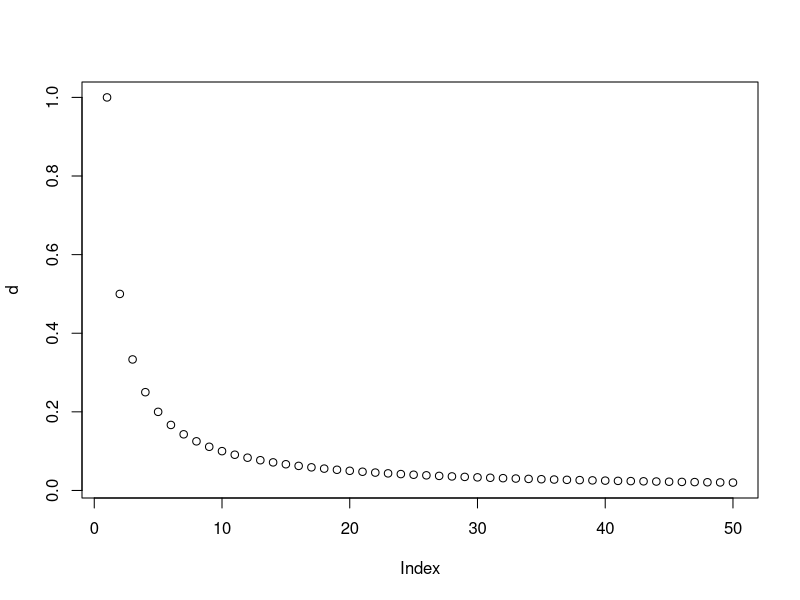

R code for this plot:
## ---- chunk 1
knitr::opts_chunk$set(echo = TRUE)
## ---- chunk 2
x <- c(1,2,3,4,5,6,7,8,9,10)
## ---- chunk 3
x
## ---- chunk 4
x <- 1:10
x
## ---- chunk 5
y <- 5:-5
y
## ---- chunk 6
a <- seq(0,100,by=10)
a
## ---- chunk 7
c <- 1:50
d <- 1/c
## ---- chunk 8
plot(d)
## ---- chunk 9
mean(d) # calculate the mean of the vector
sd(d) # the standard deviation
